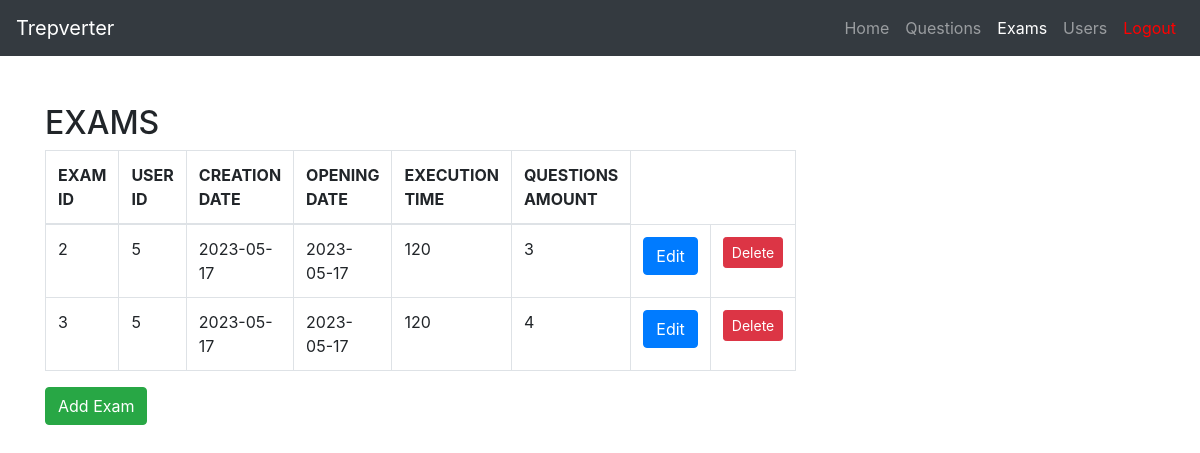
/exams (signed in), run on an earlier commit of the app's database.
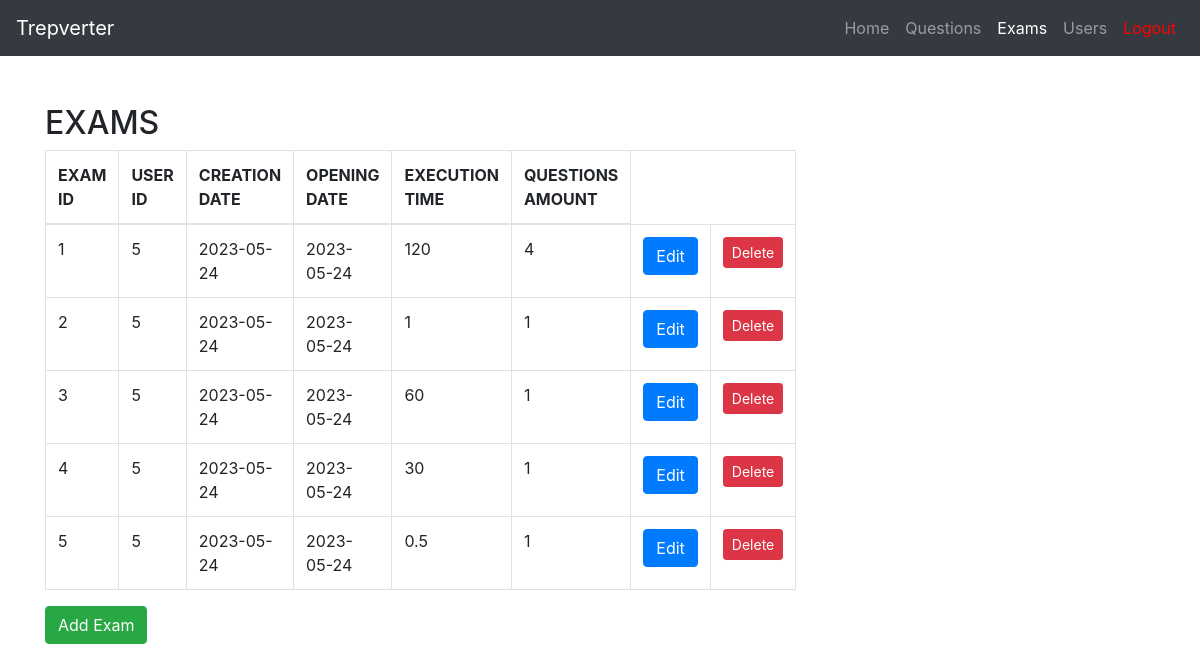
And on a later commit of the database.
### tables this page shows
CREATE TABLE "exams" (
	"id"	INTEGER NOT NULL,
	"creation_date"	DATE NOT NULL,
	"opening_date"	VARCHAR(10) NOT NULL,
	"execution_time"	INTEGER NOT NULL,
	"questions_amount"	INTEGER NOT NULL,
	"user_id"	INTEGER,
	PRIMARY KEY("id"),
	FOREIGN KEY("user_id") REFERENCES "users"("id")
);

CREATE TABLE users (
	id INTEGER NOT NULL, 
	username VARCHAR(64) NOT NULL, 
	email VARCHAR(64) NOT NULL, 
	password VARCHAR NOT NULL, 
	first_access BOOLEAN NOT NULL, 
	role_id INTEGER, 
	PRIMARY KEY (id), 
	FOREIGN KEY(role_id) REFERENCES roles (id)
);

### views/main.py (the view)
@main.route('/exams', methods=['GET', 'POST', 'PUT', 'DELETE'])
@login_required
def exams():
    from models.entities import Exam, Question
    all_exams = Exam.show_all()
    if str(current_user.role) == 'Student':
        return render_template('exams_student.html', exams=all_exams)
    from forms import ExamForm
    all_questions = Question.show_all()
    form = ExamForm()
    if request.method == 'POST':
        from models.auth import auth_add_exam
        return auth_add_exam()
    return render_template('exams.html', exams=all_exams, all_questions=all_questions, form=form)

### app.py (called while the page is built)
@login_manager.user_loader
def load_user(user_id):
    from models.entities import User
    return User.query.get(int(user_id))

### models/entities.py (called while the page is built)
    def __repr__(self):
        return f'{self.name}'

    @staticmethod
    def show_all():
        return Question.query.all()

    @staticmethod
    def show_all():
        return Exam.query.all()

### templates/exams.html (shortened to what this page needs)
{% import "bootstrap/wtf.html" as wtf %}
<!DOCTYPE html>
<html lang="en">
<head>
  <link rel="stylesheet" href="https://cdn.jsdelivr.net/npm/bootstrap@4.0.0/dist/css/bootstrap.min.css">
</head>
<body>
  <nav class="navbar navbar-expand-lg navbar-dark bg-dark">
    <a class="navbar-brand" href="#">Trepverter</a>
    <div class="collapse navbar-collapse" id="navbarNav">
      <ul class="navbar-nav ml-auto">
        <li class="nav-item">
          <a class="nav-link" href="{{url_for('main.index')}}">Home</a>
        </li>
        <li class="nav-item">
            <a class="nav-link" href="{{url_for('main.questions')}}">Questions</a>
          </li>
        <li class="nav-item active">
          <a class="nav-link" href="{{url_for('main.exams')}}">Exams</a>
        </li>
        <li class="nav-item">
            <a class="nav-link" href="{{url_for('main.users')}}">Users</a>
          </li>
        <li class="nav-item">
          <a class="nav-link" style = "color: red" href="{{url_for('auth.logout')}}">Logout</a>
        </li>
      </ul>
    </div>
  </nav>
  <div class="container mt-5">
    <div class="row">
      <div class="col-md-6">
        <h2>EXAMS</h2>
        <table class="table table-bordered table-hover">
            <thead>
                <tr>
                    <th scope="col">EXAM ID</th>
                    <th scope="col">USER ID</th>
                    <th scope="col">CREATION DATE</th>
                    <th scope="col">OPENING DATE</th>
                    <th scope="col">EXECUTION TIME</th>
                    <th scope="col">QUESTIONS AMOUNT</th>
                </tr>
            </thead>
            <tbody>
            {% for exam in exams %}
                <tr>
                    <td>{{exam.id}}</td>
                    <td>{{exam.user.id}}</td>
                    <td>{{exam.creation_date}}</td>
                    <td>{{exam.opening_date}}</td>
                    <td>{{exam.execution_time}}</td>
                    <td>{{exam.questions_amount}}</td>
                    <td><button type="button" onclick="location.href='exams/{{exam.id}}'" class="btn btn-primary">Edit</button></td>
                    <td><button data-toggle="modal" data-target="#deleteModal" class="btn btn-sm btn-danger" data-exam-id="{{ exam.id }}">Delete</button></td>
                </tr>
            {% endfor %}
            </tbody>
        </table>
        <button type="button" class="btn btn-success" data-toggle="modal" data-target="#exampleModal">
          Add Exam
        </button>
      </div>
    </div>
  </div>

What changed in the data, as far as the page shows it:
added exams: id "1", user.id "5", creation_date "2023-05-24", opening_date "2023-05-24", execution_time "120", questions_amount "4"
changed exams id 2: creation_date "2023-05-17" → "2023-05-24"; opening_date "2023-05-17" → "2023-05-24"; execution_time "120" → "1"; questions_amount "3" → "1"
changed exams id 3: creation_date "2023-05-17" → "2023-05-24"; opening_date "2023-05-17" → "2023-05-24"; execution_time "120" → "60"; questions_amount "4" → "1"
added exams: id "4", user.id "5", creation_date "2023-05-24", opening_date "2023-05-24", execution_time "30", questions_amount "1"
added exams: id "5", user.id "5", creation_date "2023-05-24", opening_date "2023-05-24", execution_time "0.5", questions_amount "1"
